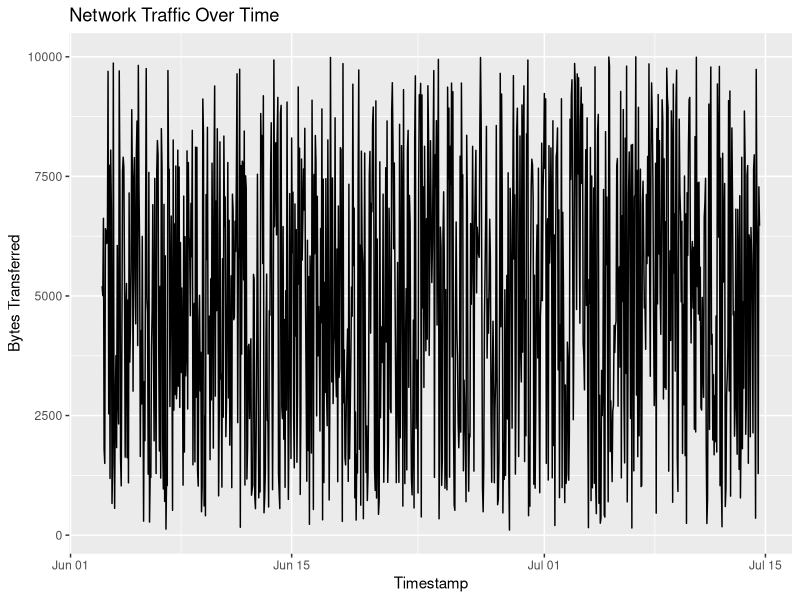

Source code (R):
set.seed(123)
num_records <- 1000

timestamps <- seq.POSIXt(from = as.POSIXct("2024-06-03 00:00:00"), 
                         by = "hour", length.out = num_records)

generate_ipv4 <- function(n) {
  paste(sample(0:255, n, replace = TRUE), sample(0:255, n, replace = TRUE), 
        sample(0:255, n, replace = TRUE), sample(0:255, n, replace = TRUE), sep = ".")
}

source_ips <- generate_ipv4(num_records)
destination_ips <- generate_ipv4(num_records)

bytes_transferred <- sample(100:10000, num_records, replace = TRUE)

traffic_data <- data.frame(
  timestamp = timestamps,
  source_ip = source_ips,
  destination_ip = destination_ips,
  bytes_transferred = bytes_transferred
)

head(traffic_data)
 
# Visualize the traffic data

install.packages("ggplot2")
library(ggplot2)

options(repr.plot.width=10, repr.plot.height=6)

ggplot(traffic_data, aes(x = timestamp, y = bytes_transferred)) +
  geom_line() +
  labs(title = "Network Traffic Over Time",
       x = "Timestamp",
       y = "Bytes Transferred")
